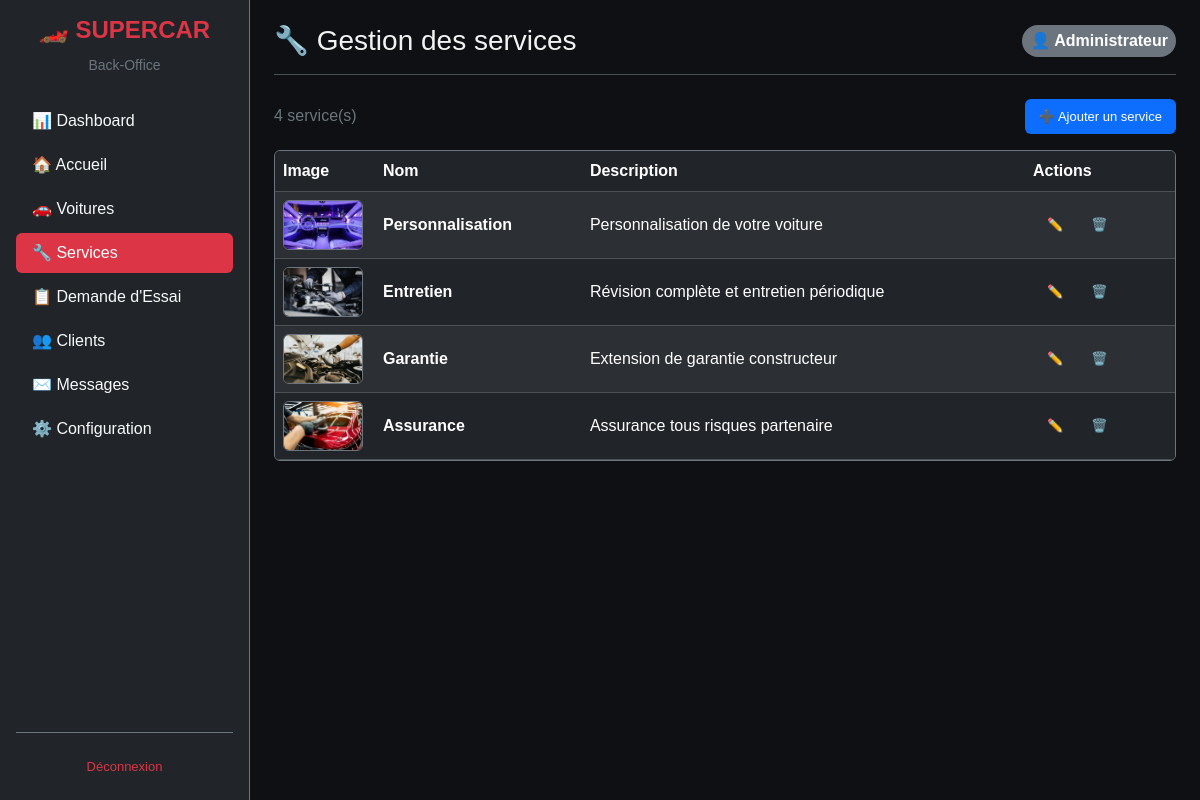
The app's page /code-source/admin/services.php (signed in) with its own data.
### tables this page shows
CREATE TABLE `service` (
  `idService` int(11) NOT NULL,
  `nom` varchar(50) DEFAULT NULL,
  `libelle` varchar(100) DEFAULT NULL,
  `img` varchar(255) DEFAULT NULL
);

### code-source/admin/services.php (the view, shortened to what this page needs)
<?php
require_once '../connexion/dbconnexion.php';
require_once 'admin_layout.php';
$services = $conn->query("SELECT * FROM service ORDER BY idService")->fetch_all(MYSQLI_ASSOC);
?>
<!DOCTYPE html>
<html lang="fr" data-bs-theme="dark">
<head>
  <link href="https://cdn.jsdelivr.net/npm/bootstrap@5.3.3/dist/css/bootstrap.min.css" rel="stylesheet">
  <link rel="stylesheet" href="admin.css">
</head>
<body>
  <div class="admin-layout d-flex flex-column flex-md-row">
    <?= get_sidebar('services') ?>
    <main class="admin-main flex-grow-1 p-3 p-md-4">
      <div class="d-flex flex-wrap justify-content-between align-items-center mb-4 gap-2 border-bottom pb-3">
        <h1 class="h3 m-0">🔧 Gestion des services</h1>
        <div class="badge bg-secondary p-2 fs-6">👤 <?= htmlspecialchars($_SESSION['admin_nom']) ?></div>
      </div>
      <div class="d-flex flex-wrap justify-content-between align-items-center mb-3 gap-2">
        <span class="text-secondary"><?= count($services) ?> service(s)</span>
        <button class="btn btn-primary btn-sm" data-bs-toggle="modal" data-bs-target="#modalAdd">➕ Ajouter un service</button>
      </div>
      <div class="table-responsive card bg-dark border-secondary">
        <table class="table table-dark table-hover table-striped align-middle mb-0">
          <thead>
            <tr>
              <th style="width: 100px;">Image</th>
              <th>Nom</th>
              <th>Description</th>
              <th style="width: 150px;">Actions</th>
            </tr>
          </thead>
          <tbody>
            <?php foreach ($services as $s): ?>
              <tr>
                <td>
                  <img class="svc-img bg-black border border-secondary"
                    src="<?= htmlspecialchars(str_starts_with($s['img'], 'http') ? $s['img'] : '../image/' . $s['img']) ?>"
                    alt="<?= htmlspecialchars($s['nom']) ?>"
                    onerror="this.style.opacity='.15'" />
                </td>
                <td class="fw-bold"><?= htmlspecialchars($s['nom']) ?></td>
                <td><?= htmlspecialchars($s['libelle']) ?></td>
                <td>
                  <div class="btn-group btn-group-sm">
                    <a href="?edit=<?= $s['idService'] ?>" class="btn btn-outline-light">✏️</a>
                    <form method="POST" class="d-inline" onsubmit="return confirm('Supprimer ce service ?')">
                      <button class="btn btn-outline-danger">🗑️</button>
                    </form>
                  </div>
                </td>
              </tr>
            <?php endforeach; ?>
          </tbody>
        </table>
      </div>
    </main>
  </div>
</body>
</html>

### code-source/admin/admin.css (style rules this page uses)
:root { --bg: #0f1014; --panel: #171922; --accent: #c81e3a; --cyan: #1e7bc8; --text: #f2f2f2; --muted: #9aa0a6; --green: #22c55e; --orange: #f59e0b; --mobile-width: 600px; }
* { box-sizing: border-box; font-family: Arial, Helvetica, sans-serif; margin: 0; padding: 0; }
body { background: var(--bg); color: var(--text); }
.admin-layout { display: flex; flex-direction: column; min-height: 100vh; }
@media (min-width: 992px) { .admin-layout { flex-direction: row; } }
.admin-main { flex-grow: 1; width: 100%; overflow-x: hidden; }
.admin-table-container, .table-responsive { width: 100%; overflow-x: auto; -webkit-overflow-scrolling: touch; }
.admin-main { padding: 32px 36px; }
.btn { padding: 8px 14px; border-radius: 6px; border: none; cursor: pointer; font-size: 13px; font-weight: 500; transition: opacity .15s; }
.badge { display: inline-block; padding: 3px 10px; border-radius: 20px; font-size: 12px; font-weight: 600; }

### code-source/admin/services.php (style rules this page uses)
.svc-img { width: 80px; height: 50px; object-fit: cover; border-radius: 6px; }

### records on screen
service: img (picture), nom "Personnalisation", libelle "Personnalisation de votre voiture"
service: img (picture), nom "Entretien", libelle "Révision complète et entretien périodique"
service: img (picture), nom "Garantie", libelle "Extension de garantie constructeur"
service: img (picture), nom "Assurance", libelle "Assurance tous risques partenaire"

### other values on screen
$item['label'] "📊 Dashboard"
$item['label'] "🏠 Accueil"
$item['label'] "🚗 Voitures"
$item['label'] "🔧 Services"
$item['label'] "📋 Demande d'Essai"
$item['label'] "👥 Clients"
$item['label'] "✉️ Messages"
$item['label'] "⚙️ Configuration"
$_SESSION['admin_nom'] "Administrateur"
count($services) "4"
